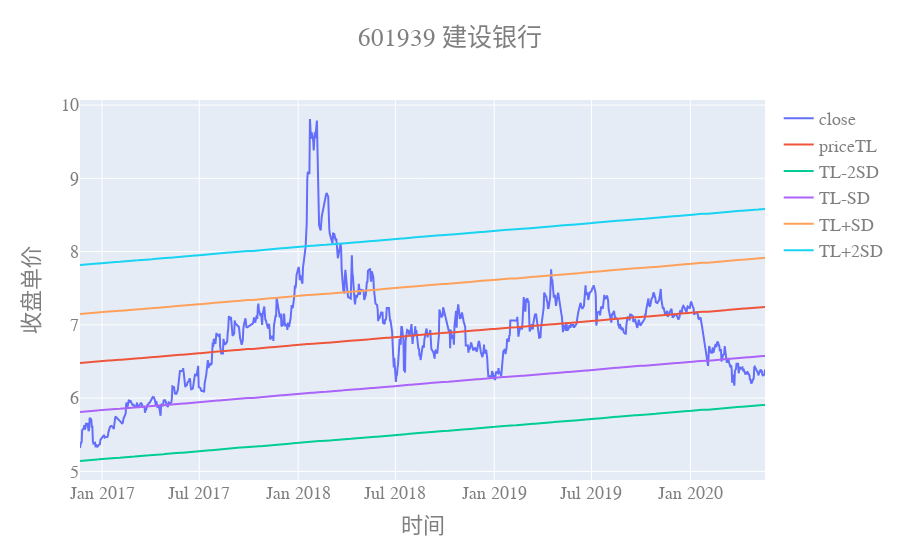

Here is the notebook cell this chart was saved with:
### Code cell
today = datetime.date.today()                #datetime.date类型日期  
today = today -  datetime.timedelta(365*0.5)
A3yday = today - datetime.timedelta(365*3.5)
startDate = A3yday.strftime('%Y%m%d')        #字符串型日期
endDate = today.strftime('%Y%m%d')

df_mode = cli_fiveLine.build_mode(df_stock_all, stock_code, startDate, endDate)
fig = cli_fiveLine.show_save_image(df_mode, stock_code)

### Figure 1 — Plotly figure (JSON) as saved in the notebook; plotly's stock layout.template omitted (floating-point values rounded to 4 significant figures; data arrays with more than 128 entries replaced by an {"elided": "..."} marker saying what was removed)
{"data": [{"name": "close", "type": "scatter", "x": {"elided": "850 str values"}, "y": {"elided": "850 float values"}}, {"name": "priceTL", "type": "scatter", "x": {"elided": "850 str values"}, "y": {"elided": "850 float values"}}, {"name": "TL-2SD", "type": "scatter", "x": {"elided": "850 str values"}, "y": {"elided": "850 float values"}}, {"name": "TL-SD", "type": "scatter", "x": {"elided": "850 str values"}, "y": {"elided": "850 float values"}}, {"name": "TL+SD", "type": "scatter", "x": {"elided": "850 str values"}, "y": {"elided": "850 float values"}}, {"name": "TL+2SD", "type": "scatter", "x": {"elided": "850 str values"}, "y": {"elided": "850 float values"}}], "layout": {"autosize": true, "font": {"color": "#7f7f7f", "family": "Courier New, monospace", "size": 18}, "title": {"text": "601939 建设银行", "x": 0.5, "xanchor": "center", "y": 0.95, "yanchor": "top"}, "xaxis": {"autorange": true, "range": ["2016-11-21", "2020-05-19"], "title": {"text": "时间"}, "type": "date"}, "yaxis": {"autorange": true, "range": [4.882, 10.07], "title": {"text": "收盘单价"}, "type": "linear"}}}
